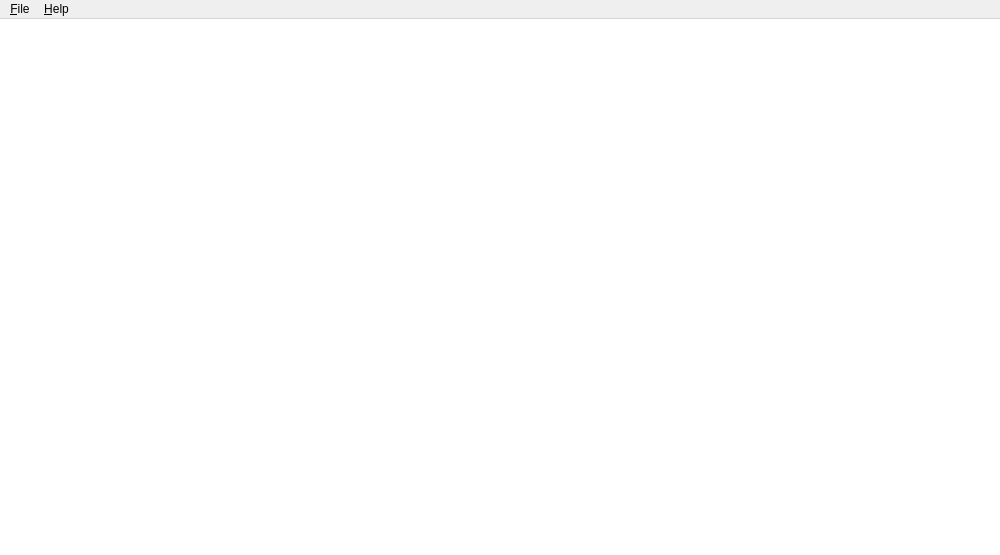
<?xml version="1.0" encoding="UTF-8"?>
<ui version="4.0">
 <class>MainWindow</class>
 <widget class="QMainWindow" name="MainWindow">
  <property name="geometry">
   <rect>
    <x>0</x>
    <y>0</y>
    <width>1000</width>
    <height>555</height>
   </rect>
  </property>
  <property name="windowTitle">
   <string>No Frills Text Editor</string>
  </property>
  <property name="unifiedTitleAndToolBarOnMac">
   <bool>false</bool>
  </property>
  <widget class="QWidget" name="centralWidget">
   <property name="sizePolicy">
    <sizepolicy hsizetype="Preferred" vsizetype="Preferred">
     <horstretch>21</horstretch>
     <verstretch>0</verstretch>
    </sizepolicy>
   </property>
   <property name="autoFillBackground">
    <bool>false</bool>
   </property>
   <layout class="QHBoxLayout" name="horizontalLayout">
    <property name="spacing">
     <number>0</number>
    </property>
    <property name="leftMargin">
     <number>0</number>
    </property>
    <property name="topMargin">
     <number>0</number>
    </property>
    <property name="rightMargin">
     <number>0</number>
    </property>
    <property name="bottomMargin">
     <number>0</number>
    </property>
    <item>
     <widget class="CustomPlainTextEdit" name="plainTextEdit">
      <property name="sizePolicy">
       <sizepolicy hsizetype="Expanding" vsizetype="Expanding">
        <horstretch>0</horstretch>
        <verstretch>0</verstretch>
       </sizepolicy>
      </property>
      <property name="cursor" stdset="0">
       <cursorShape>IBeamCursor</cursorShape>
      </property>
      <property name="contextMenuPolicy">
       <enum>Qt::DefaultContextMenu</enum>
      </property>
      <property name="frameShape">
       <enum>QFrame::NoFrame</enum>
      </property>
      <property name="frameShadow">
       <enum>QFrame::Plain</enum>
      </property>
      <property name="lineWidth">
       <number>1</number>
      </property>
      <property name="lineWrapMode">
       <enum>QPlainTextEdit::NoWrap</enum>
      </property>
      <property name="tabStopWidth">
       <number>40</number>
      </property>
     </widget>
    </item>
   </layout>
  </widget>
  <widget class="QMenuBar" name="menuBar">
   <property name="geometry">
    <rect>
     <x>0</x>
     <y>0</y>
     <width>1000</width>
     <height>22</height>
    </rect>
   </property>
   <widget class="QMenu" name="menuFile">
    <property name="title">
     <string>&amp;File</string>
    </property>
    <addaction name="actionNew"/>
    <addaction name="separator"/>
    <addaction name="actionOpen"/>
    <addaction name="actionSave"/>
    <addaction name="actionSave_As"/>
    <addaction name="separator"/>
    <addaction name="actionChange_Font"/>
    <addaction name="separator"/>
    <addaction name="actionExit"/>
   </widget>
   <widget class="QMenu" name="menuHelp">
    <property name="title">
     <string>&amp;Help</string>
    </property>
    <addaction name="actionAbout"/>
   </widget>
   <addaction name="menuFile"/>
   <addaction name="menuHelp"/>
  </widget>
  <action name="actionNew">
   <property name="text">
    <string>&amp;New</string>
   </property>
   <property name="shortcut">
    <string>Ctrl+N</string>
   </property>
  </action>
  <action name="actionOpen">
   <property name="text">
    <string>&amp;Open</string>
   </property>
   <property name="shortcut">
    <string>Ctrl+O</string>
   </property>
  </action>
  <action name="actionSave">
   <property name="enabled">
    <bool>false</bool>
   </property>
   <property name="text">
    <string>&amp;Save</string>
   </property>
   <property name="shortcut">
    <string>Ctrl+S</string>
   </property>
  </action>
  <action name="actionSave_As">
   <property name="text">
    <string>Save &amp;As</string>
   </property>
  </action>
  <action name="actionExit">
   <property name="text">
    <string>E&amp;xit</string>
   </property>
   <property name="shortcut">
    <string>Ctrl+X</string>
   </property>
  </action>
  <action name="actionChange_Font">
   <property name="text">
    <string>Change &amp;Font</string>
   </property>
  </action>
  <action name="actionOpen_Recent">
   <property name="text">
    <string>Open Recent</string>
   </property>
  </action>
  <action name="actionAbout">
   <property name="text">
    <string>&amp;About</string>
   </property>
  </action>
 </widget>
 <layoutdefault spacing="6" margin="11"/>
 <customwidgets>
  <customwidget>
   <class>CustomPlainTextEdit</class>
   <extends>QPlainTextEdit</extends>
   <header>include/customplaintextedit.h</header>
  </customwidget>
 </customwidgets>
 <resources/>
 <connections/>
</ui>
